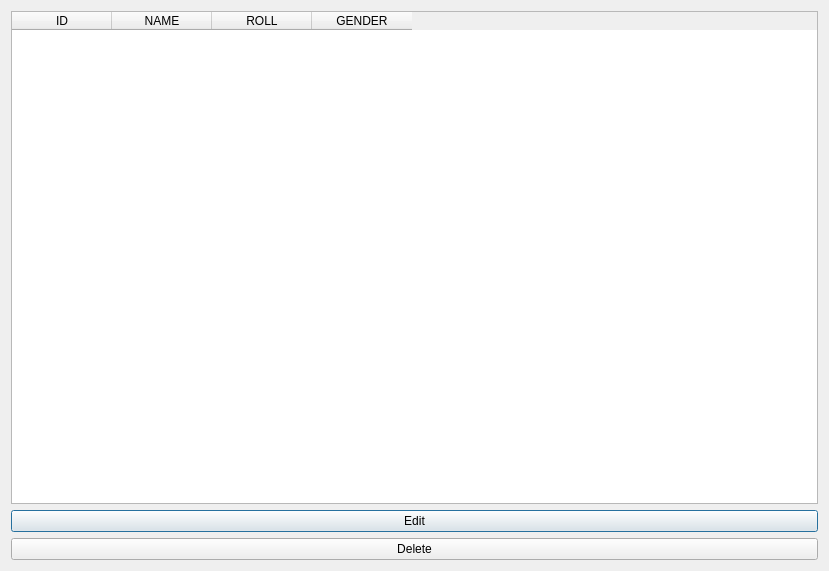
<?xml version="1.0" encoding="UTF-8"?>
<ui version="4.0">
 <class>ViewStudents</class>
 <widget class="QDialog" name="ViewStudents">
  <property name="geometry">
   <rect>
    <x>0</x>
    <y>0</y>
    <width>829</width>
    <height>571</height>
   </rect>
  </property>
  <property name="windowTitle">
   <string>Dialog</string>
  </property>
  <layout class="QVBoxLayout" name="verticalLayout">
   <item>
    <widget class="QTableWidget" name="tableWidgetStudents">
     <property name="selectionMode">
      <enum>QAbstractItemView::SelectionMode::SingleSelection</enum>
     </property>
     <property name="selectionBehavior">
      <enum>QAbstractItemView::SelectionBehavior::SelectRows</enum>
     </property>
     <property name="columnCount">
      <number>4</number>
     </property>
     <column>
      <property name="text">
       <string>ID</string>
      </property>
     </column>
     <column>
      <property name="text">
       <string>NAME</string>
      </property>
     </column>
     <column>
      <property name="text">
       <string>ROLL</string>
      </property>
     </column>
     <column>
      <property name="text">
       <string>GENDER</string>
      </property>
     </column>
    </widget>
   </item>
   <item>
    <widget class="QPushButton" name="pushButtonEdit">
     <property name="text">
      <string>Edit</string>
     </property>
    </widget>
   </item>
   <item>
    <widget class="QPushButton" name="pushButtonDelete">
     <property name="text">
      <string>Delete</string>
     </property>
    </widget>
   </item>
  </layout>
 </widget>
 <resources/>
 <connections/>
</ui>
